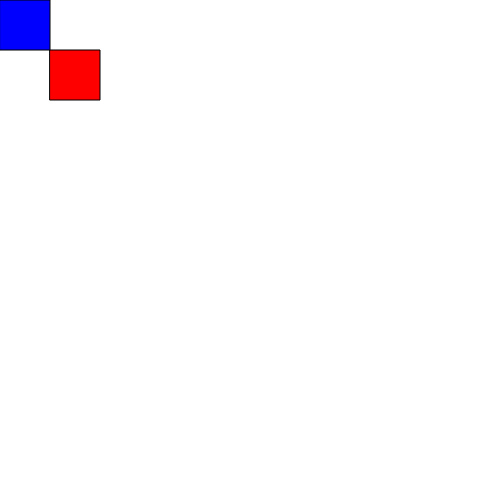
Frame 1 (no input)
Frame 60 (no input): identical to frame 1, image omitted
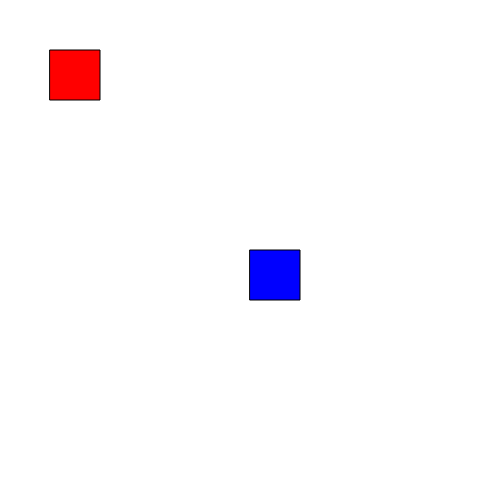
Frame 120 (the mouse pressed at the canvas centre since frame 60)

The p5.js sketch that drew these frames (run headless with seeded random() and noise() and a simulated clock; from frame 60 on, the mouse is pressed at the canvas centre):

// p5.js sketch
// ── sketch.js
let screenSize = {
	width: 500,
	height: 500
};

function setup() {
	createCanvas(screenSize.width, screenSize.height);
}

function draw() {

	clear(0, 0, screenSize.width, screenSize.height);

	background('white');

	let Ax = 50;
	let Ay = 50;
	fill("red")
	rect(Ax, Ay, 50, 50);

	let cor = "blue"

	if (Ax < mouseX + 50 && Ax + 50 > mouseX) {
		if (Ay < mouseY + 50 && Ay + 50 > mouseY) {
			cor = "green"
		}
	}

	fill(cor)
	rect(mouseX, mouseY, 50, 50);
}
